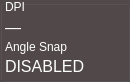
      <widget class="QGroupBox" name="infoDPI">
       <property name="palette">
        <palette>
         <active>
          <colorrole role="WindowText">
           <brush brushstyle="SolidPattern">
            <color alpha="255">
             <red>255</red>
             <green>255</green>
             <blue>255</blue>
            </color>
           </brush>
          </colorrole>
          <colorrole role="Button">
           <brush brushstyle="SolidPattern">
            <color alpha="255">
             <red>81</red>
             <green>73</green>
             <blue>74</blue>
            </color>
           </brush>
          </colorrole>
          <colorrole role="Light">
           <brush brushstyle="SolidPattern">
            <color alpha="255">
             <red>121</red>
             <green>109</green>
             <blue>111</blue>
            </color>
           </brush>
          </colorrole>
          <colorrole role="Midlight">
           <brush brushstyle="SolidPattern">
            <color alpha="255">
             <red>101</red>
             <green>91</green>
             <blue>92</blue>
            </color>
           </brush>
          </colorrole>
          <colorrole role="Dark">
           <brush brushstyle="SolidPattern">
            <color alpha="255">
             <red>40</red>
             <green>36</green>
             <blue>37</blue>
            </color>
           </brush>
          </colorrole>
          <colorrole role="Mid">
           <brush brushstyle="SolidPattern">
            <color alpha="255">
             <red>54</red>
             <green>49</green>
             <blue>49</blue>
            </color>
           </brush>
          </colorrole>
          <colorrole role="Text">
           <brush brushstyle="SolidPattern">
            <color alpha="255">
             <red>255</red>
             <green>255</green>
             <blue>255</blue>
            </color>
           </brush>
          </colorrole>
          <colorrole role="BrightText">
           <brush brushstyle="SolidPattern">
            <color alpha="255">
             <red>255</red>
             <green>255</green>
             <blue>255</blue>
            </color>
           </brush>
          </colorrole>
          <colorrole role="ButtonText">
           <brush brushstyle="SolidPattern">
            <color alpha="255">
             <red>255</red>
             <green>255</green>
             <blue>255</blue>
            </color>
           </brush>
          </colorrole>
          <colorrole role="Base">
           <brush brushstyle="SolidPattern">
            <color alpha="255">
             <red>0</red>
             <green>0</green>
             <blue>0</blue>
            </color>
           </brush>
          </colorrole>
          <colorrole role="Window">
           <brush brushstyle="SolidPattern">
            <color alpha="255">
             <red>81</red>
             <green>73</green>
             <blue>74</blue>
            </color>
           </brush>
          </colorrole>
          <colorrole role="Shadow">
           <brush brushstyle="SolidPattern">
            <color alpha="255">
             <red>0</red>
             <green>0</green>
             <blue>0</blue>
            </color>
           </brush>
          </colorrole>
          <colorrole role="AlternateBase">
           <brush brushstyle="SolidPattern">
            <color alpha="255">
             <red>40</red>
             <green>36</green>
             <blue>37</blue>
            </color>
           </brush>
          </colorrole>
          <colorrole role="ToolTipBase">
           <brush brushstyle="SolidPattern">
            <color alpha="255">
             <red>255</red>
             <green>255</green>
             <blue>220</blue>
            </color>
           </brush>
          </colorrole>
          <colorrole role="ToolTipText">
           <brush brushstyle="SolidPattern">
            <color alpha="255">
             <red>0</red>
             <green>0</green>
             <blue>0</blue>
            </color>
           </brush>
          </colorrole>
          <colorrole role="PlaceholderText">
           <brush brushstyle="SolidPattern">
            <color alpha="127">
             <red>255</red>
             <green>255</green>
             <blue>255</blue>
            </color>
           </brush>
          </colorrole>
          <colorrole role="Accent">
           <brush brushstyle="SolidPattern">
            <color alpha="255">
             <red>0</red>
             <green>0</green>
             <blue>0</blue>
            </color>
           </brush>
          </colorrole>
         </active>
         <inactive>
          <colorrole role="WindowText">
           <brush brushstyle="SolidPattern">
            <color alpha="255">
             <red>255</red>
             <green>255</green>
             <blue>255</blue>
            </color>
           </brush>
          </colorrole>
          <colorrole role="Button">
           <brush brushstyle="SolidPattern">
            <color alpha="255">
             <red>81</red>
             <green>73</green>
             <blue>74</blue>
            </color>
           </brush>
          </colorrole>
          <colorrole role="Light">
           <brush brushstyle="SolidPattern">
            <color alpha="255">
             <red>121</red>
             <green>109</green>
             <blue>111</blue>
            </color>
           </brush>
          </colorrole>
          <colorrole role="Midlight">
           <brush brushstyle="SolidPattern">
            <color alpha="255">
             <red>101</red>
             <green>91</green>
             <blue>92</blue>
            </color>
           </brush>
          </colorrole>
          <colorrole role="Dark">
           <brush brushstyle="SolidPattern">
            <color alpha="255">
             <red>40</red>
             <green>36</green>
             <blue>37</blue>
            </color>
           </brush>
          </colorrole>
          <colorrole role="Mid">
           <brush brushstyle="SolidPattern">
            <color alpha="255">
             <red>54</red>
             <green>49</green>
             <blue>49</blue>
            </color>
           </brush>
          </colorrole>
          <colorrole role="Text">
           <brush brushstyle="SolidPattern">
            <color alpha="255">
             <red>255</red>
             <green>255</green>
             <blue>255</blue>
            </color>
           </brush>
          </colorrole>
          <colorrole role="BrightText">
           <brush brushstyle="SolidPattern">
            <color alpha="255">
             <red>255</red>
             <green>255</green>
             <blue>255</blue>
            </color>
           </brush>
          </colorrole>
          <colorrole role="ButtonText">
           <brush brushstyle="SolidPattern">
            <color alpha="255">
             <red>255</red>
             <green>255</green>
             <blue>255</blue>
            </color>
           </brush>
          </colorrole>
          <colorrole role="Base">
           <brush brushstyle="SolidPattern">
            <color alpha="255">
             <red>0</red>
             <green>0</green>
             <blue>0</blue>
            </color>
           </brush>
          </colorrole>
          <colorrole role="Window">
           <brush brushstyle="SolidPattern">
            <color alpha="255">
             <red>81</red>
             <green>73</green>
             <blue>74</blue>
            </color>
           </brush>
          </colorrole>
          <colorrole role="Shadow">
           <brush brushstyle="SolidPattern">
            <color alpha="255">
             <red>0</red>
             <green>0</green>
             <blue>0</blue>
            </color>
           </brush>
          </colorrole>
          <colorrole role="AlternateBase">
           <brush brushstyle="SolidPattern">
            <color alpha="255">
             <red>40</red>
             <green>36</green>
             <blue>37</blue>
            </color>
           </brush>
          </colorrole>
          <colorrole role="ToolTipBase">
           <brush brushstyle="SolidPattern">
            <color alpha="255">
             <red>255</red>
             <green>255</green>
             <blue>220</blue>
            </color>
           </brush>
          </colorrole>
          <colorrole role="ToolTipText">
           <brush brushstyle="SolidPattern">
            <color alpha="255">
             <red>0</red>
             <green>0</green>
             <blue>0</blue>
            </color>
           </brush>
          </colorrole>
          <colorrole role="PlaceholderText">
           <brush brushstyle="SolidPattern">
            <color alpha="127">
             <red>255</red>
             <green>255</green>
             <blue>255</blue>
            </color>
           </brush>
          </colorrole>
          <colorrole role="Accent">
           <brush brushstyle="SolidPattern">
            <color alpha="255">
             <red>0</red>
             <green>0</green>
             <blue>0</blue>
            </color>
           </brush>
          </colorrole>
         </inactive>
         <disabled>
          <colorrole role="WindowText">
           <brush brushstyle="SolidPattern">
            <color alpha="255">
             <red>40</red>
             <green>36</green>
             <blue>37</blue>
            </color>
           </brush>
          </colorrole>
          <colorrole role="Button">
           <brush brushstyle="SolidPattern">
            <color alpha="255">
             <red>81</red>
             <green>73</green>
             <blue>74</blue>
            </color>
           </brush>
          </colorrole>
          <colorrole role="Light">
           <brush brushstyle="SolidPattern">
            <color alpha="255">
             <red>121</red>
             <green>109</green>
             <blue>111</blue>
            </color>
           </brush>
          </colorrole>
          <colorrole role="Midlight">
           <brush brushstyle="SolidPattern">
            <color alpha="255">
             <red>101</red>
             <green>91</green>
             <blue>92</blue>
            </color>
           </brush>
          </colorrole>
          <colorrole role="Dark">
           <brush brushstyle="SolidPattern">
            <color alpha="255">
             <red>40</red>
             <green>36</green>
             <blue>37</blue>
            </color>
           </brush>
          </colorrole>
          <colorrole role="Mid">
           <brush brushstyle="SolidPattern">
            <color alpha="255">
             <red>54</red>
             <green>49</green>
             <blue>49</blue>
            </color>
           </brush>
          </colorrole>
          <colorrole role="Text">
           <brush brushstyle="SolidPattern">
            <color alpha="255">
             <red>40</red>
             <green>36</green>
             <blue>37</blue>
            </color>
           </brush>
          </colorrole>
          <colorrole role="BrightText">
           <brush brushstyle="SolidPattern">
            <color alpha="255">
             <red>255</red>
             <green>255</green>
             <blue>255</blue>
            </color>
           </brush>
          </colorrole>
          <colorrole role="ButtonText">
           <brush brushstyle="SolidPattern">
            <color alpha="255">
             <red>40</red>
             <green>36</green>
             <blue>37</blue>
            </color>
           </brush>
          </colorrole>
          <colorrole role="Base">
           <brush brushstyle="SolidPattern">
            <color alpha="255">
             <red>81</red>
             <green>73</green>
             <blue>74</blue>
            </color>
           </brush>
          </colorrole>
          <colorrole role="Window">
           <brush brushstyle="SolidPattern">
            <color alpha="255">
             <red>81</red>
             <green>73</green>
             <blue>74</blue>
            </color>
           </brush>
          </colorrole>
          <colorrole role="Shadow">
           <brush brushstyle="SolidPattern">
            <color alpha="255">
             <red>0</red>
             <green>0</green>
             <blue>0</blue>
            </color>
           </brush>
          </colorrole>
          <colorrole role="AlternateBase">
           <brush brushstyle="SolidPattern">
            <color alpha="255">
             <red>81</red>
             <green>73</green>
             <blue>74</blue>
            </color>
           </brush>
          </colorrole>
          <colorrole role="ToolTipBase">
           <brush brushstyle="SolidPattern">
            <color alpha="255">
             <red>255</red>
             <green>255</green>
             <blue>220</blue>
            </color>
           </brush>
          </colorrole>
          <colorrole role="ToolTipText">
           <brush brushstyle="SolidPattern">
            <color alpha="255">
             <red>0</red>
             <green>0</green>
             <blue>0</blue>
            </color>
           </brush>
          </colorrole>
          <colorrole role="PlaceholderText">
           <brush brushstyle="SolidPattern">
            <color alpha="127">
             <red>40</red>
             <green>36</green>
             <blue>37</blue>
            </color>
           </brush>
          </colorrole>
          <colorrole role="Accent">
           <brush brushstyle="SolidPattern">
            <color alpha="255">
             <red>57</red>
             <green>51</green>
             <blue>52</blue>
            </color>
           </brush>
          </colorrole>
         </disabled>
        </palette>
       </property>
       <property name="title">
        <string/>
       </property>
       <property name="flat">
        <bool>false</bool>
       </property>
       <widget class="QWidget" name="verticalLayoutWidget_2">
        <property name="geometry">
         <rect>
          <x>0</x>
          <y>0</y>
          <width>121</width>
          <height>73</height>
         </rect>
        </property>
        <layout class="QVBoxLayout" name="verticalLayout_2">
         <property name="leftMargin">
          <number>5</number>
         </property>
         <property name="rightMargin">
          <number>5</number>
         </property>
         <item>
          <widget class="QLabel" name="lbl_activeDpi">
           <property name="text">
            <string>DPI</string>
           </property>
          </widget>
         </item>
         <item>
          <widget class="QLabel" name="lbl_activeDpiValue">
           <property name="font">
            <font>
             <pointsize>12</pointsize>
            </font>
           </property>
           <property name="text">
            <string>&#x2014;</string>
           </property>
          </widget>
         </item>
         <item>
          <widget class="QLabel" name="lbl_activeAngleSnap">
           <property name="text">
            <string>Angle Snap</string>
           </property>
          </widget>
         </item>
         <item>
          <widget class="QLabel" name="lbl_activeAngleSnapValue">
           <property name="font">
            <font>
             <pointsize>12</pointsize>
            </font>
           </property>
           <property name="text">
            <string>DISABLED</string>
           </property>
          </widget>
         </item>
        </layout>
       </widget>
      </widget>
